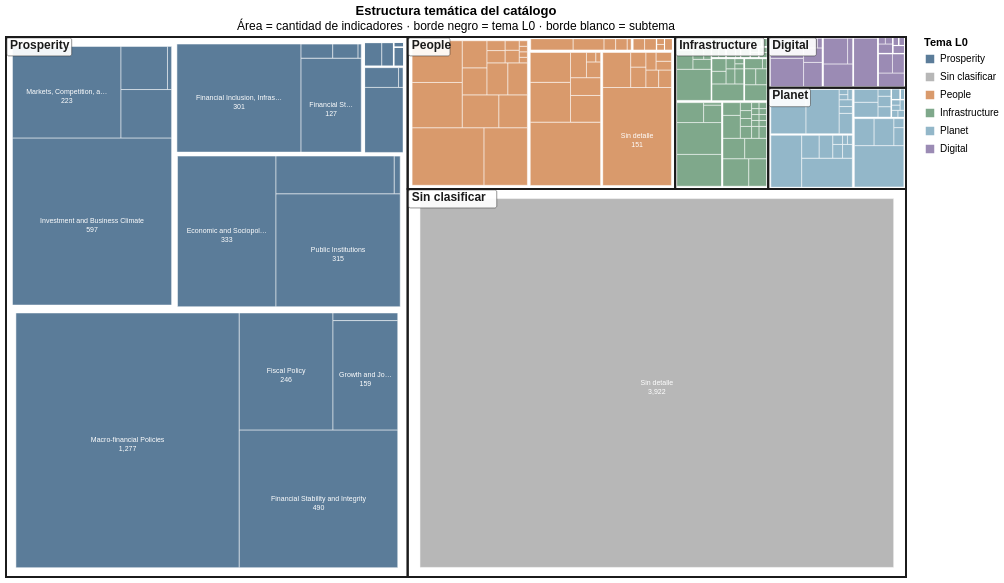

The notebook cell saved with this chart:
### Markdown cell above
### 5.1 Treemap jerárquico

**Pregunta:** ¿cómo se distribuye el catálogo entre temas y subtemas?

**Lectura:** Prosperity es el bloque más grande y **Sin clasificar** el segundo: una porción importante del catálogo no tiene tema L0 asignado. Luego aparecen People, Infrastructure, Planet y Digital, todos mucho más chicos. El treemap muestra que el catálogo está concentrado en pocos temas y que la clasificación temática tiene un hueco relevante.

### Code cell
def primary_topic(series: pd.Series) -> pd.Series:
    return series.fillna("").astype(str).str.split("|").str[0].str.strip()


indicators["l0"] = primary_topic(indicators["topic_l0"]).replace(
    "", "Sin clasificar"
)
indicators["l1"] = primary_topic(indicators["topic_l1"]).replace(
    "", "Sin subclasificar"
)
indicators["l2"] = primary_topic(indicators["topic_l2"]).replace("", "Sin detalle")

W, H = 100.0, 60.0
LABEL_MIN_AREA = 60.0
LABEL_MIN_WIDTH = 5.0
LABEL_MIN_HEIGHT = 3.0
LABEL_PX_PER_UNIT = 9.0
LABEL_CHAR_PX = 4.2
L0_LABEL_INSET = 0.1
L0_LABEL_PAD_X = 0.35
L0_LABEL_PAD_Y = 0.2
L0_LABEL_BG_HEIGHT = 2.0
L0_LABEL_CHAR_W = 0.65


def short_label(value: str, width: int) -> str:
    return value if len(value) <= width else value[: width - 1] + "…"


def fit_label(value: str, block_width: float) -> str:
    max_chars = int((block_width * LABEL_PX_PER_UNIT - 4) / LABEL_CHAR_PX)
    return short_label(value, width=max_chars) if max_chars >= 8 else ""


def block_label(row) -> str:
    if (
        row["area"] < LABEL_MIN_AREA
        or row["width"] < LABEL_MIN_WIDTH
        or row["height"] < LABEL_MIN_HEIGHT
    ):
        return ""
    name = fit_label(row["l2"], row["width"])
    return f"{name}\n{row['indicators']:,}" if name else ""


def l0_bg_width(label: str) -> float:
    return len(label) * L0_LABEL_CHAR_W + 2 * L0_LABEL_PAD_X


def inset(rect, fraction):
    return (
        rect["x"] + rect["dx"] * fraction,
        rect["y"] + rect["dy"] * fraction,
        rect["dx"] * (1 - 2 * fraction),
        rect["dy"] * (1 - 2 * fraction),
    )


def treemap_layout(sizes, x, y, w, h):
    normalized = squarify.normalize_sizes(list(sizes), w, h)
    return squarify.squarify(normalized, x, y, w, h)


leaves = []
l1_boxes = []
l0_boxes = []
l0_labels = []

l0_counts = indicators.groupby("l0").size().sort_values(ascending=False)
L0_ORDER = l0_counts.index.tolist()
L0_COLORS = [
    THEME_COLORS.get(name, CATEGORICAL_PALETTE[index % len(CATEGORICAL_PALETTE)])
    for index, name in enumerate(L0_ORDER)
]

for (l0, _), r0 in zip(l0_counts.items(), treemap_layout(l0_counts.values, 0, 0, W, H)):
    l0_boxes.append(
        {"x": r0["x"], "y": r0["y"], "x2": r0["x"] + r0["dx"], "y2": r0["y"] + r0["dy"]}
    )
    bg_x = r0["x"] + L0_LABEL_INSET
    bg_y2 = r0["y"] + r0["dy"] - L0_LABEL_INSET
    l0_labels.append(
        {
            "l0": l0,
            "text_x": bg_x + L0_LABEL_PAD_X,
            "text_y": bg_y2 - L0_LABEL_PAD_Y,
            "bg_x": bg_x,
            "bg_x2": bg_x + l0_bg_width(l0),
            "bg_y": bg_y2 - L0_LABEL_BG_HEIGHT,
            "bg_y2": bg_y2,
        }
    )
    x0, y0, w0, h0 = inset(r0, 0.010)
    sub0 = indicators[indicators["l0"] == l0]
    l1_counts = sub0.groupby("l1").size().sort_values(ascending=False)
    for (l1, _), r1 in zip(
        l1_counts.items(), treemap_layout(l1_counts.values, x0, y0, w0, h0)
    ):
        l1_boxes.append(
            {
                "x": r1["x"],
                "y": r1["y"],
                "x2": r1["x"] + r1["dx"],
                "y2": r1["y"] + r1["dy"],
            }
        )
        x1, y1, w1, h1 = inset(r1, 0.015)
        sub1 = sub0[sub0["l1"] == l1]
        l2_counts = sub1.groupby("l2").size().sort_values(ascending=False)
        for (l2, _), r2 in zip(
            l2_counts.items(), treemap_layout(l2_counts.values, x1, y1, w1, h1)
        ):
            leaves.append(
                {
                    "l0": l0,
                    "l1": l1,
                    "l2": l2,
                    "indicators": int(l2_counts[l2]),
                    "x": r2["x"],
                    "y": r2["y"],
                    "x2": r2["x"] + r2["dx"],
                    "y2": r2["y"] + r2["dy"],
                    "width": r2["dx"],
                    "height": r2["dy"],
                }
            )

treemap_df = pd.DataFrame(leaves)
treemap_df["cx"] = (treemap_df["x"] + treemap_df["x2"]) / 2
treemap_df["cy"] = (treemap_df["y"] + treemap_df["y2"]) / 2
treemap_df["area"] = treemap_df["width"] * treemap_df["height"]
treemap_df["label"] = treemap_df.apply(block_label, axis=1)
l1_df = pd.DataFrame(l1_boxes)
l0_df = pd.DataFrame(l0_boxes)
l0_label_df = pd.DataFrame(l0_labels)

print(f"Treemap: {len(treemap_df)} hojas L2 · {treemap_df['indicators'].sum():,} indicadores")

treemap = (
    alt.Chart(treemap_df)
    .mark_rect(stroke="white", strokeWidth=0.5)
    .encode(
        x=alt.X("x:Q", scale=alt.Scale(domain=[0, W]), axis=None),
        x2="x2:Q",
        y=alt.Y("y:Q", scale=alt.Scale(domain=[0, H]), axis=None),
        y2="y2:Q",
        color=alt.Color(
            "l0:N",
            title="Tema L0",
            scale=alt.Scale(domain=L0_ORDER, range=L0_COLORS),
        ),
        tooltip=[
            alt.Tooltip("l0:N", title="Tema L0"),
            alt.Tooltip("l1:N", title="Tema L1"),
            alt.Tooltip("l2:N", title="Tema L2"),
            alt.Tooltip("indicators:Q", title="Indicadores", format=","),
        ],
    )
)

l1_borders = (
    alt.Chart(l1_df)
    .mark_rect(fill=None, stroke="white", strokeWidth=1)
    .encode(
        x=alt.X("x:Q", scale=alt.Scale(domain=[0, W])),
        x2="x2:Q",
        y=alt.Y("y:Q", scale=alt.Scale(domain=[0, H])),
        y2="y2:Q",
    )
)

l0_borders = (
    alt.Chart(l0_df)
    .mark_rect(fill=None, stroke="#1b1b1b", strokeWidth=2)
    .encode(
        x=alt.X("x:Q", scale=alt.Scale(domain=[0, W])),
        x2="x2:Q",
        y=alt.Y("y:Q", scale=alt.Scale(domain=[0, H])),
        y2="y2:Q",
    )
)

leaf_labels = (
    alt.Chart(treemap_df[treemap_df["label"] != ""])
    .mark_text(
        fontSize=7,
        color="white",
        lineBreak="\n",
        limit=300,
        align="center",
        baseline="middle",
    )
    .encode(
        x=alt.X("cx:Q", scale=alt.Scale(domain=[0, W])),
        y=alt.Y("cy:Q", scale=alt.Scale(domain=[0, H])),
        text=alt.Text("label:N"),
    )
)

l0_label_bg = (
    alt.Chart(l0_label_df)
    .mark_rect(
        fill="white",
        opacity=0.92,
        stroke="#1b1b1b",
        strokeWidth=0.5,
        cornerRadius=2,
    )
    .encode(
        x=alt.X("bg_x:Q", scale=alt.Scale(domain=[0, W])),
        x2="bg_x2:Q",
        y=alt.Y("bg_y:Q", scale=alt.Scale(domain=[0, H])),
        y2="bg_y2:Q",
    )
)

l0_text = (
    alt.Chart(l0_label_df)
    .mark_text(
        align="left", baseline="top", fontSize=12, fontWeight="bold", color="#1b1b1b"
    )
    .encode(
        x=alt.X("text_x:Q", scale=alt.Scale(domain=[0, W])),
        y=alt.Y("text_y:Q", scale=alt.Scale(domain=[0, H])),
        text=alt.Text("l0:N"),
    )
)

(
    treemap + l1_borders + l0_borders + leaf_labels + l0_label_bg + l0_text
).properties(
    width=900,
    height=540,
    title=alt.TitleParams(
        text="Estructura temática del catálogo",
        subtitle="Área = cantidad de indicadores · borde negro = tema L0 · borde blanco = subtema",
    ),
)

### Figure 1 — Vega-Lite specification as saved in the notebook (floating-point values rounded to 4 significant figures; data arrays with more than 128 entries replaced by an {"elided": "..."} marker saying what was removed)
{"config": {"view": {"continuousWidth": 300, "continuousHeight": 300}}, "layer": [{"data": {"name": "data-2cad06328289348d3d7b35b05929657d"}, "mark": {"type": "rect", "stroke": "white", "strokeWidth": 0.5}, "encoding": {"color": {"field": "l0", "scale": {"domain": ["Prosperity", "Sin clasificar", "People", "Infrastructure", "Planet", "Digital"], "range": ["#5B7C99", "#B7B7B7", "#D99A6C", "#7FA88B", "#93B7C9", "#9B8BB4"]}, "title": "Tema L0", "type": "nominal"}, "tooltip": [{"field": "l0", "title": "Tema L0", "type": "nominal"}, {"field": "l1", "title": "Tema L1", "type": "nominal"}, {"field": "l2", "title": "Tema L2", "type": "nominal"}, {"field": "indicators", "format": ",", "title": "Indicadores", "type": "quantitative"}], "x": {"axis": null, "field": "x", "scale": {"domain": [0, 100.0]}, "type": "quantitative"}, "x2": {"field": "x2"}, "y": {"axis": null, "field": "y", "scale": {"domain": [0, 60.0]}, "type": "quantitative"}, "y2": {"field": "y2"}}}, {"data": {"name": "data-e5af1671714f254fe1890ddaa45126b9"}, "mark": {"type": "rect", "fill": null, "stroke": "white", "strokeWidth": 1}, "encoding": {"x": {"field": "x", "scale": {"domain": [0, 100.0]}, "type": "quantitative"}, "x2": {"field": "x2"}, "y": {"field": "y", "scale": {"domain": [0, 60.0]}, "type": "quantitative"}, "y2": {"field": "y2"}}}, {"data": {"name": "data-1c4aa46cd1a360e68bb52c3a3ec12f94"}, "mark": {"type": "rect", "fill": null, "stroke": "#1b1b1b", "strokeWidth": 2}, "encoding": {"x": {"field": "x", "scale": {"domain": [0, 100.0]}, "type": "quantitative"}, "x2": {"field": "x2"}, "y": {"field": "y", "scale": {"domain": [0, 60.0]}, "type": "quantitative"}, "y2": {"field": "y2"}}}, {"data": {"name": "data-4e613075f318c8412b54db2101f8a3bd"}, "mark": {"type": "text", "align": "center", "baseline": "middle", "color": "white", "fontSize": 7, "limit": 300, "lineBreak": "\n"}, "encoding": {"text": {"field": "label", "type": "nominal"}, "x": {"field": "cx", "scale": {"domain": [0, 100.0]}, "type": "quantitative"}, "y": {"field": "cy", "scale": {"domain": [0, 60.0]}, "type": "quantitative"}}}, {"data": {"name": "data-43e7a76589715b27b77fede57faac530"}, "mark": {"type": "rect", "cornerRadius": 2, "fill": "white", "opacity": 0.92, "stroke": "#1b1b1b", "strokeWidth": 0.5}, "encoding": {"x": {"field": "bg_x", "scale": {"domain": [0, 100.0]}, "type": "quantitative"}, "x2": {"field": "bg_x2"}, "y": {"field": "bg_y", "scale": {"domain": [0, 60.0]}, "type": "quantitative"}, "y2": {"field": "bg_y2"}}}, {"data": {"name": "data-43e7a76589715b27b77fede57faac530"}, "mark": {"type": "text", "align": "left", "baseline": "top", "color": "#1b1b1b", "fontSize": 12, "fontWeight": "bold"}, "encoding": {"text": {"field": "l0", "type": "nominal"}, "x": {"field": "text_x", "scale": {"domain": [0, 100.0]}, "type": "quantitative"}, "y": {"field": "text_y", "scale": {"domain": [0, 60.0]}, "type": "quantitative"}}}], "height": 540, "title": {"text": "Estructura temática del catálogo", "subtitle": "Área = cantidad de indicadores · borde negro = tema L0 · borde blanco = subtema"}, "width": 900, "$schema": "https://vega.github.io/schema/vega-lite/v6.4.1.json", "datasets": {"data-2cad06328289348d3d7b35b05929657d": {"elided": "190 records"}, "data-e5af1671714f254fe1890ddaa45126b9": [{"x": 0.4463, "y": 0.6, "x2": 44.18, "y2": 29.77}, {"x": 0.4463, "y": 29.77, "x2": 18.67, "y2": 59.4}, {"x": 18.67, "y": 29.77, "x2": 44.18, "y2": 47.03}, {"x": 18.67, "y": 47.03, "x2": 39.79, "y2": 59.4}, {"x": 39.79, "y": 47.03, "x2": 44.18, "y2": 56.74}, {"x": 39.79, "y": 56.74, "x2": 43.08, "y2": 59.4}, {"x": 43.08, "y": 56.74, "x2": 44.18, "y2": 58.87}, {"x": 43.08, "y": 58.87, "x2": 44.18, "y2": 59.4}, {"x": 45.18, "y": 0.4311, "x2": 99.45, "y2": 42.68}, {"x": 44.93, "y": 43.28, "x2": 58.13, "y2": 59.83}, {"x": 58.13, "y": 43.28, "x2": 66.19, "y2": 58.51}, {"x": 66.19, "y": 43.28, "x2": 74.05, "y2": 58.51}, {"x": 58.13, "y": 58.51, "x2": 69.63, "y2": 59.83}, {"x": 69.63, "y": 58.51, "x2": 72.28, "y2": 59.83}, {"x": 72.28, "y": 58.51, "x2": 73.17, "y2": 59.83}, {"x": 73.17, "y": 58.51, "x2": 74.05, "y2": 59.83}, {"x": 74.45, "y": 43.28, "x2": 79.58, "y2": 52.85}, {"x": 79.58, "y": 43.28, "x2": 84.59, "y2": 52.85}, {"x": 74.45, "y": 52.85, "x2": 78.39, "y2": 59.83}, {"x": 78.39, "y": 52.85, "x2": 82.03, "y2": 57.66}, {"x": 82.03, "y": 52.85, "x2": 84.59, "y2": 57.66}, {"x": 78.39, "y": 57.66, "x2": 80.01, "y2": 59.83}, {"x": 80.01, "y": 57.66, "x2": 81.62, "y2": 59.83}, {"x": 81.62, "y": 57.66, "x2": 82.7, "y2": 59.83}, {"x": 82.7, "y": 57.66, "x2": 83.64, "y2": 58.9}, {"x": 83.64, "y": 57.66, "x2": 84.59, "y2": 58.9}, {"x": 82.7, "y": 58.9, "x2": 83.96, "y2": 59.83}, {"x": 83.96, "y": 58.9, "x2": 84.59, "y2": 59.83}, {"x": 84.84, "y": 43.22, "x2": 94.17, "y2": 49.17}, {"x": 84.84, "y": 49.17, "x2": 94.17, "y2": 54.24}, {"x": 94.17, "y": 43.22, "x2": 99.85, "y2": 51.05}, {"x": 94.17, "y": 51.05, "x2": 98.38, "y2": 54.24}, {"x": 98.38, "y": 51.05, "x2": 99.85, "y2": 53.05}, {"x": 98.38, "y": 53.05, "x2": 99.36, "y2": 54.24}, {"x": 99.36, "y": 53.05, "x2": 99.85, "y2": 54.24}, {"x": 84.84, "y": 54.41, "x2": 90.76, "y2": 59.94}, {"x": 90.76, "y": 54.41, "x2": 94.14, "y2": 59.94}, {"x": 94.14, "y": 54.41, "x2": 96.89, "y2": 59.94}, {"x": 96.89, "y": 54.41, "x2": 99.85, "y2": 58.17}, {"x": 96.89, "y": 58.17, "x2": 98.53, "y2": 59.94}, {"x": 98.53, "y": 58.17, "x2": 99.85, "y2": 59.05}, {"x": 98.53, "y": 59.05, "x2": 99.19, "y2": 59.94}, {"x": 99.19, "y": 59.05, "x2": 99.85, "y2": 59.94}], "data-1c4aa46cd1a360e68bb52c3a3ec12f94": [{"x": 0.0, "y": 0.0, "x2": 44.63, "y2": 60.0}, {"x": 44.63, "y": 0.0, "x2": 100.0, "y2": 43.11}, {"x": 44.63, "y": 43.11, "x2": 74.35, "y2": 60.0}, {"x": 74.35, "y": 43.11, "x2": 84.69, "y2": 60.0}, {"x": 84.69, "y": 43.11, "x2": 100.0, "y2": 54.36}, {"x": 84.69, "y": 54.36, "x2": 100.0, "y2": 60.0}], "data-4e613075f318c8412b54db2101f8a3bd": [{"l0": "Prosperity", "l1": "Economic Policy", "l2": "Macro-financial Policies", "indicators": 1277, "x": 1.102, "y": 1.038, "x2": 25.92, "y2": 29.34, "width": 24.82, "height": 28.3, "cx": 13.51, "cy": 15.19, "area": 702.3, "label": "Macro-financial Policies\n1,277"}, {"l0": "Prosperity", "l1": "Economic Policy", "l2": "Financial Stability and Integrity", "indicators": 490, "x": 25.92, "y": 1.038, "x2": 43.53, "y2": 16.34, "width": 17.61, "height": 15.3, "cx": 34.72, "cy": 8.69, "area": 269.5, "label": "Financial Stability and Integrity\n490"}, {"l0": "Prosperity", "l1": "Economic Policy", "l2": "Fiscal Policy", "indicators": 246, "x": 25.92, "y": 16.34, "x2": 36.33, "y2": 29.34, "width": 10.41, "height": 12.99, "cx": 31.13, "cy": 22.84, "area": 135.3, "label": "Fiscal Policy\n246"}, {"l0": "Prosperity", "l1": "Economic Policy", "l2": "Growth and Jobs", "indicators": 159, "x": 36.33, "y": 16.34, "x2": 43.53, "y2": 28.49, "width": 7.195, "height": 12.15, "cx": 39.93, "cy": 22.42, "area": 87.44, "label": "Growth and Jo…\n159"}, {"l0": "Prosperity", "l1": "Trade, Investment and Competitiveness", "l2": "Investment and Business Climate", "indicators": 597, "x": 0.7197, "y": 30.22, "x2": 18.4, "y2": 48.79, "width": 17.68, "height": 18.57, "cx": 9.561, "cy": 39.5, "area": 328.3, "label": "Investment and Business Climate\n597"}, {"l0": "Prosperity", "l1": "Trade, Investment and Competitiveness", "l2": "Markets, Competition, and Technology", "indicators": 223, "x": 0.7197, "y": 48.79, "x2": 12.78, "y2": 58.96, "width": 12.06, "height": 10.17, "cx": 6.749, "cy": 53.87, "area": 122.6, "label": "Markets, Competition, a…\n223"}, {"l0": "Prosperity", "l1": "Institutions", "l2": "Economic and Sociopolitical Governance", "indicators": 333, "x": 19.06, "y": 30.03, "x2": 30.0, "y2": 46.77, "width": 10.94, "height": 16.74, "cx": 24.53, "cy": 38.4, "area": 183.1, "label": "Economic and Sociopol…\n333"}, {"l0": "Prosperity", "l1": "Institutions", "l2": "Public Institutions", "indicators": 315, "x": 30.0, "y": 30.03, "x2": 43.8, "y2": 42.58, "width": 13.8, "height": 12.55, "cx": 36.9, "cy": 36.31, "area": 173.2, "label": "Public Institutions\n315"}, {"l0": "Prosperity", "l1": "Finance", "l2": "Financial Inclusion, Infrastructure and Access", "indicators": 301, "x": 18.99, "y": 47.21, "x2": 32.78, "y2": 59.21, "width": 13.79, "height": 12.0, "cx": 25.89, "cy": 53.21, "area": 165.5, "label": "Financial Inclusion, Infras…\n301"}, {"l0": "Prosperity", "l1": "Finance", "l2": "Financial Stability and Integrity", "indicators": 127, "x": 32.78, "y": 47.21, "x2": 39.47, "y2": 57.65, "width": 6.69, "height": 10.44, "cx": 36.13, "cy": 52.43, "area": 69.84, "label": "Financial St…\n127"}, {"l0": "Sin clasificar", "l1": "Sin subclasificar", "l2": "Sin detalle", "indicators": 3922, "x": 46.0, "y": 1.065, "x2": 98.63, "y2": 42.04, "width": 52.64, "height": 40.98, "cx": 72.31, "cy": 21.55, "area": 2157.0, "label": "Sin detalle\n3,922"}, {"l0": "People", "l1": "Health, Nutrition & Population", "l2": "Sin detalle", "indicators": 151, "x": 66.31, "y": 43.5, "x2": 73.93, "y2": 54.39, "width": 7.629, "height": 10.88, "cx": 70.12, "cy": 48.95, "area": 83.04, "label": "Sin detalle\n151"}], "data-43e7a76589715b27b77fede57faac530": [{"l0": "Prosperity", "text_x": 0.45, "text_y": 59.7, "bg_x": 0.1, "bg_x2": 7.3, "bg_y": 57.9, "bg_y2": 59.9}, {"l0": "Sin clasificar", "text_x": 45.08, "text_y": 42.81, "bg_x": 44.73, "bg_x2": 54.53, "bg_y": 41.01, "bg_y2": 43.01}, {"l0": "People", "text_x": 45.08, "text_y": 59.7, "bg_x": 44.73, "bg_x2": 49.33, "bg_y": 57.9, "bg_y2": 59.9}, {"l0": "Infrastructure", "text_x": 74.8, "text_y": 59.7, "bg_x": 74.45, "bg_x2": 84.25, "bg_y": 57.9, "bg_y2": 59.9}, {"l0": "Planet", "text_x": 85.14, "text_y": 54.06, "bg_x": 84.79, "bg_x2": 89.39, "bg_y": 52.26, "bg_y2": 54.26}, {"l0": "Digital", "text_x": 85.14, "text_y": 59.7, "bg_x": 84.79, "bg_x2": 90.04, "bg_y": 57.9, "bg_y2": 59.9}]}}
